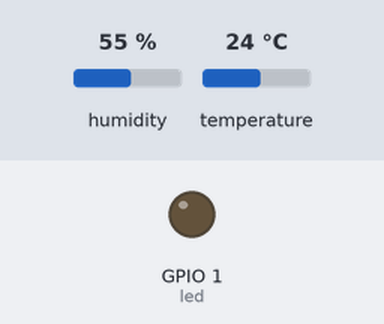
Recording of a program running on a simulated ESP32 board running MicroPython. Shown: output pins drawn as LEDs (lit = HIGH). The inputs (shaded band) are chosen by the test bench; at power-on: temperature 24 °C, humidity 55 %. What the program prints to the serial console is not drawn.

Above: at 1.2 s.
1.3 s: temperature set to 29.6 °C
2.8 s: temperature set to 30.4 °C
At 4.2 s:
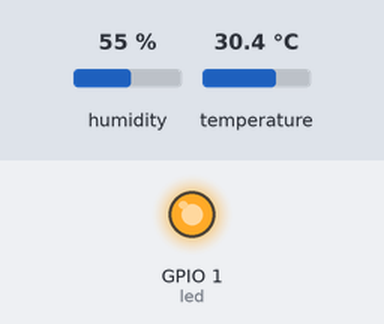
4.6 s: temperature set to 12 °C
At 5.5 s:
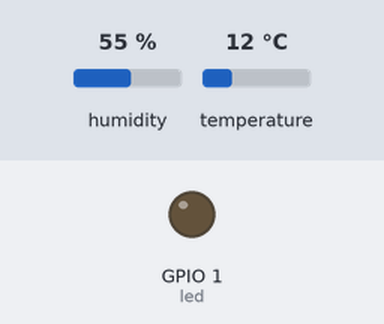
6.2 s: temperature set to 33 °C
At 6.8 s:
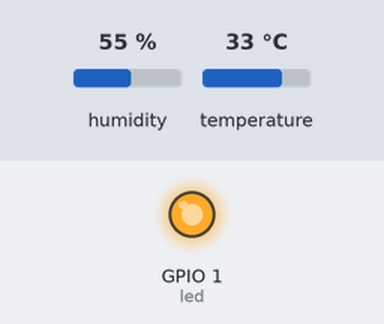
Timing chart, 0 to 8.8 s (numbered marks = the images above; inputs shaded):
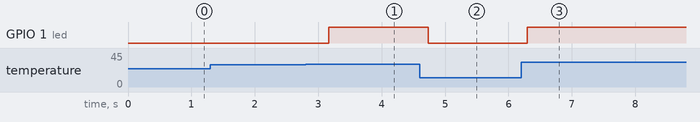

Measured:
- the behaviour switches between 29.9 and 30 °C on temperature (found by bisection; images 0 and 1)
- after the input at 1.3 s, every drawn part: stays the same
- after the input at 2.8 s, GPIO 1 (led): LOW → HIGH after 0.36 s
- after the input at 4.6 s, GPIO 1 (led): HIGH → LOW after 0.13 s
- after the input at 6.2 s, GPIO 1 (led): LOW → HIGH after 0.10 s

The program:

Sensor_de_temperatura_DHT22.py
```python
from machine import Pin
import dht
import utime

print("="*50)
print("SENSOR DHT22 + ALARMA DE TEMPERATURA")
print("="*50)

# Configuración de pines
sensor = dht.DHT22(Pin(3))  # DATA del DHT22
led = Pin(1, Pin.OUT)       # LED en GPIO 1

print("DHT22: GPIO 4")
print("LED:   GPIO 1\n")

while True:
    try:
        sensor.measure()                # Leer datos
        temp = sensor.temperature()     # °C
        hum = sensor.humidity()

        print("Temp:", temp, "°C | Humedad:", hum, "%")

        # -------------------------------
        #     CONDICIONES DE ALARMA
        # -------------------------------
        if temp >= 30:
            print("🔥 ALERTA: ¡Temperatura MUY ALTA!")
            led.value(1)

        elif temp <= 10:
            print("❄️ ALERTA: ¡Temperatura MUY BAJA!")
            led.value(1)

        else:
            print("👌 Temperatura normal")
            led.value(0)

        utime.sleep(0.5)
    except Exception as e:
        print("Error al leer el sensor:", e)
        utime.sleep(0.5)
    
```
